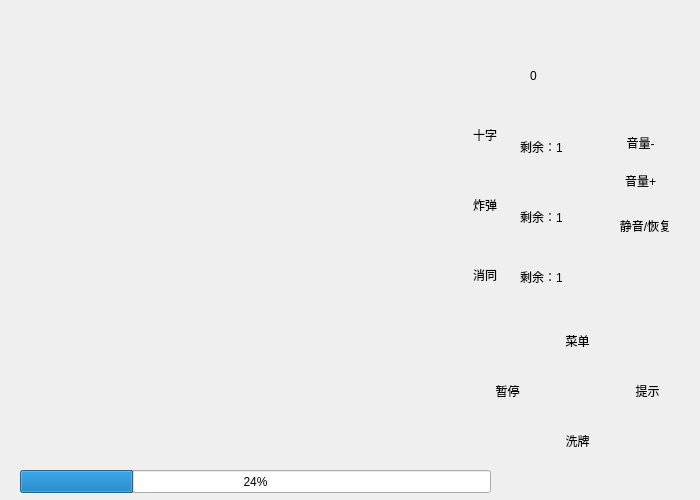
<?xml version="1.0" encoding="UTF-8"?>
<ui version="4.0">
 <class>CGameDlg</class>
 <widget class="QWidget" name="CGameDlg">
  <property name="geometry">
   <rect>
    <x>0</x>
    <y>0</y>
    <width>700</width>
    <height>500</height>
   </rect>
  </property>
  <property name="minimumSize">
   <size>
    <width>700</width>
    <height>500</height>
   </size>
  </property>
  <property name="maximumSize">
   <size>
    <width>700</width>
    <height>16777215</height>
   </size>
  </property>
  <property name="windowTitle">
   <string>Form</string>
  </property>
  <widget class="QPushButton" name="pushButton_caidan">
   <property name="geometry">
    <rect>
     <x>540</x>
     <y>310</y>
     <width>75</width>
     <height>61</height>
    </rect>
   </property>
   <property name="styleSheet">
    <string notr="true">border-style:none;
padding:11px;
border-radius:3px;
background:transparent;</string>
   </property>
   <property name="text">
    <string>菜单</string>
   </property>
  </widget>
  <widget class="QPushButton" name="pushButton_zanting">
   <property name="geometry">
    <rect>
     <x>470</x>
     <y>370</y>
     <width>75</width>
     <height>41</height>
    </rect>
   </property>
   <property name="styleSheet">
    <string notr="true">border-style:none;
padding:11px;
border-radius:3px;
background:transparent;</string>
   </property>
   <property name="text">
    <string>暂停</string>
   </property>
  </widget>
  <widget class="QPushButton" name="pushButton_tishi">
   <property name="geometry">
    <rect>
     <x>610</x>
     <y>370</y>
     <width>75</width>
     <height>41</height>
    </rect>
   </property>
   <property name="styleSheet">
    <string notr="true">border-style:none;
padding:11px;
border-radius:3px;
background:transparent;</string>
   </property>
   <property name="text">
    <string>提示</string>
   </property>
  </widget>
  <widget class="QProgressBar" name="progressBar">
   <property name="geometry">
    <rect>
     <x>20</x>
     <y>470</y>
     <width>471</width>
     <height>23</height>
    </rect>
   </property>
   <property name="value">
    <number>24</number>
   </property>
  </widget>
  <widget class="QLabel" name="label_2">
   <property name="geometry">
    <rect>
     <x>530</x>
     <y>40</y>
     <width>151</width>
     <height>71</height>
    </rect>
   </property>
   <property name="text">
    <string>0</string>
   </property>
  </widget>
  <widget class="QPushButton" name="pushButton">
   <property name="geometry">
    <rect>
     <x>600</x>
     <y>122</y>
     <width>81</width>
     <height>41</height>
    </rect>
   </property>
   <property name="styleSheet">
    <string notr="true">border-style:none;
padding:11px;
border-radius:3px;
background:transparent;</string>
   </property>
   <property name="text">
    <string>音量-</string>
   </property>
  </widget>
  <widget class="QPushButton" name="pushButton_2">
   <property name="geometry">
    <rect>
     <x>600</x>
     <y>160</y>
     <width>81</width>
     <height>41</height>
    </rect>
   </property>
   <property name="styleSheet">
    <string notr="true">border-style:none;
padding:11px;
border-radius:3px;
background:transparent;</string>
   </property>
   <property name="text">
    <string>音量+</string>
   </property>
  </widget>
  <widget class="QPushButton" name="pushButton_3">
   <property name="geometry">
    <rect>
     <x>590</x>
     <y>200</y>
     <width>111</width>
     <height>51</height>
    </rect>
   </property>
   <property name="styleSheet">
    <string notr="true">border-style:none;
padding:11px;
border-radius:3px;
background:transparent;</string>
   </property>
   <property name="text">
    <string>静音/恢复</string>
   </property>
  </widget>
  <widget class="QLabel" name="label_3">
   <property name="geometry">
    <rect>
     <x>460</x>
     <y>30</y>
     <width>81</width>
     <height>71</height>
    </rect>
   </property>
   <property name="text">
    <string/>
   </property>
  </widget>
  <widget class="QPushButton" name="pushButton_5">
   <property name="geometry">
    <rect>
     <x>540</x>
     <y>420</y>
     <width>75</width>
     <height>41</height>
    </rect>
   </property>
   <property name="styleSheet">
    <string notr="true">border-style:none;
padding:11px;
border-radius:3px;
background:transparent;</string>
   </property>
   <property name="text">
    <string>洗牌</string>
   </property>
  </widget>
  <widget class="QPushButton" name="pushButton_daojv1">
   <property name="geometry">
    <rect>
     <x>460</x>
     <y>110</y>
     <width>50</width>
     <height>50</height>
    </rect>
   </property>
   <property name="minimumSize">
    <size>
     <width>50</width>
     <height>50</height>
    </size>
   </property>
   <property name="maximumSize">
    <size>
     <width>50</width>
     <height>50</height>
    </size>
   </property>
   <property name="styleSheet">
    <string notr="true">border-style:none;
padding:11px;
border-radius:3px;
background:transparent;</string>
   </property>
   <property name="text">
    <string>十字</string>
   </property>
  </widget>
  <widget class="QPushButton" name="pushButton_daojv1_2">
   <property name="geometry">
    <rect>
     <x>460</x>
     <y>180</y>
     <width>50</width>
     <height>50</height>
    </rect>
   </property>
   <property name="minimumSize">
    <size>
     <width>50</width>
     <height>50</height>
    </size>
   </property>
   <property name="maximumSize">
    <size>
     <width>50</width>
     <height>50</height>
    </size>
   </property>
   <property name="styleSheet">
    <string notr="true">border-style:none;
padding:11px;
border-radius:3px;
background:transparent;</string>
   </property>
   <property name="text">
    <string>炸弹</string>
   </property>
  </widget>
  <widget class="QPushButton" name="pushButton_daojv1_3">
   <property name="geometry">
    <rect>
     <x>460</x>
     <y>250</y>
     <width>50</width>
     <height>50</height>
    </rect>
   </property>
   <property name="minimumSize">
    <size>
     <width>50</width>
     <height>50</height>
    </size>
   </property>
   <property name="maximumSize">
    <size>
     <width>50</width>
     <height>50</height>
    </size>
   </property>
   <property name="styleSheet">
    <string notr="true">border-style:none;
padding:11px;
border-radius:3px;
background:transparent;</string>
   </property>
   <property name="text">
    <string>消同</string>
   </property>
  </widget>
  <widget class="QLabel" name="label_4">
   <property name="geometry">
    <rect>
     <x>520</x>
     <y>121</y>
     <width>91</width>
     <height>51</height>
    </rect>
   </property>
   <property name="text">
    <string>剩余：1</string>
   </property>
  </widget>
  <widget class="QLabel" name="label_5">
   <property name="geometry">
    <rect>
     <x>520</x>
     <y>191</y>
     <width>91</width>
     <height>51</height>
    </rect>
   </property>
   <property name="text">
    <string>剩余：1</string>
   </property>
  </widget>
  <widget class="QLabel" name="label_6">
   <property name="geometry">
    <rect>
     <x>520</x>
     <y>251</y>
     <width>81</width>
     <height>51</height>
    </rect>
   </property>
   <property name="text">
    <string>剩余：1</string>
   </property>
  </widget>
 </widget>
 <resources/>
 <connections/>
</ui>
